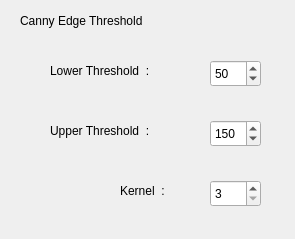
<?xml version="1.0" encoding="UTF-8"?>
<ui version="4.0">
 <class>DialogCanny_Edge</class>
 <widget class="QDialog" name="DialogCanny_Edge">
  <property name="geometry">
   <rect>
    <x>0</x>
    <y>0</y>
    <width>295</width>
    <height>239</height>
   </rect>
  </property>
  <property name="windowTitle">
   <string>Canny_Edge</string>
  </property>
  <widget class="QLabel" name="label">
   <property name="geometry">
    <rect>
     <x>20</x>
     <y>10</y>
     <width>191</width>
     <height>21</height>
    </rect>
   </property>
   <property name="text">
    <string>Canny Edge Threshold</string>
   </property>
  </widget>
  <widget class="QLabel" name="label_2">
   <property name="geometry">
    <rect>
     <x>50</x>
     <y>60</y>
     <width>151</width>
     <height>21</height>
    </rect>
   </property>
   <property name="text">
    <string>Lower Threshold  :</string>
   </property>
  </widget>
  <widget class="QSpinBox" name="spinBox">
   <property name="geometry">
    <rect>
     <x>210</x>
     <y>60</y>
     <width>51</width>
     <height>27</height>
    </rect>
   </property>
   <property name="minimum">
    <number>0</number>
   </property>
   <property name="maximum">
    <number>500</number>
   </property>
   <property name="value">
    <number>50</number>
   </property>
  </widget>
  <widget class="QLabel" name="label_3">
   <property name="geometry">
    <rect>
     <x>50</x>
     <y>120</y>
     <width>151</width>
     <height>21</height>
    </rect>
   </property>
   <property name="text">
    <string>Upper Threshold  :</string>
   </property>
  </widget>
  <widget class="QSpinBox" name="spinBox_2">
   <property name="geometry">
    <rect>
     <x>210</x>
     <y>120</y>
     <width>51</width>
     <height>27</height>
    </rect>
   </property>
   <property name="maximum">
    <number>500</number>
   </property>
   <property name="value">
    <number>150</number>
   </property>
  </widget>
  <widget class="QSpinBox" name="spinBox_3">
   <property name="geometry">
    <rect>
     <x>210</x>
     <y>180</y>
     <width>51</width>
     <height>27</height>
    </rect>
   </property>
   <property name="minimum">
    <number>3</number>
   </property>
   <property name="maximum">
    <number>7</number>
   </property>
   <property name="singleStep">
    <number>2</number>
   </property>
  </widget>
  <widget class="QLabel" name="label_4">
   <property name="geometry">
    <rect>
     <x>120</x>
     <y>180</y>
     <width>71</width>
     <height>21</height>
    </rect>
   </property>
   <property name="text">
    <string>Kernel  :</string>
   </property>
  </widget>
 </widget>
 <resources/>
 <connections/>
</ui>
